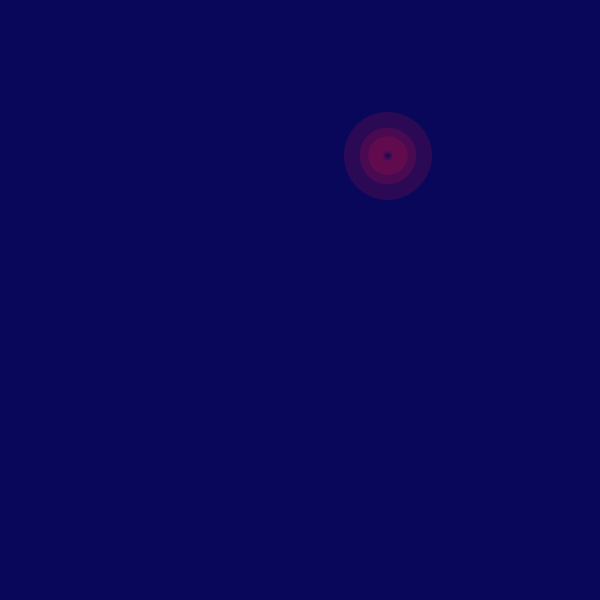
Frame 1 (no input)
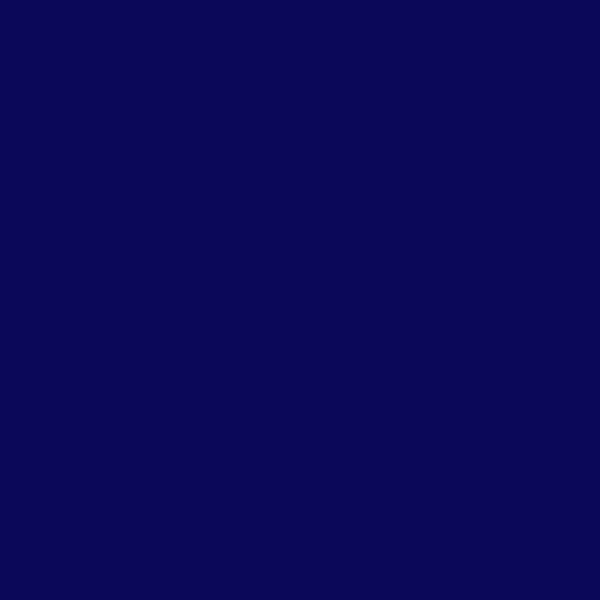
Frame 60 (the mouse pressed at the canvas centre just before this capture)
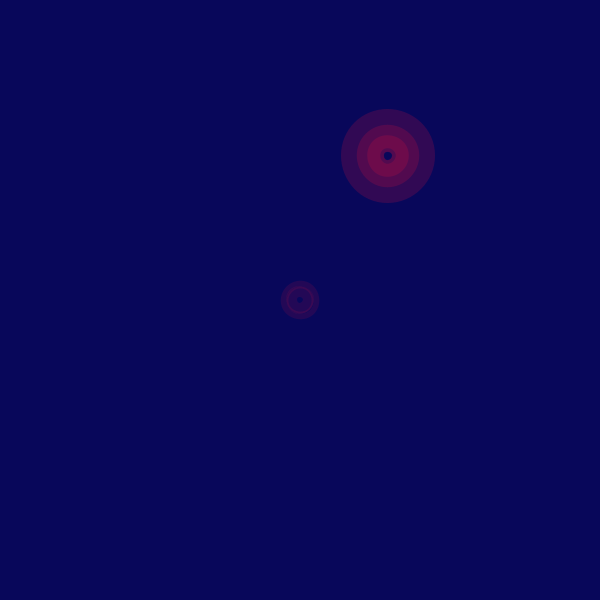
Frame 120 (the mouse held since frame 60 and released just before this capture)

The Processing sketch that drew these frames (run headless with seeded random() and noise(); from frame 60 on, the mouse is pressed at the canvas centre):

// Processing sketch: processing_158170
// ── processing_158170.pde

//exercise 13.7 revisitado
//com arrays e classes

Circulo [] circulos = new Circulo[1];

void setup() {
  size(600,600);
  smooth();
  circulos[0] = new Circulo(random(width), random(height));
}

void draw() {
  background(8,7,90);
  
  for(int i = 0; i < circulos.length; i++) {
    circulos[i].respirar();
    circulos[i].mostrar();
  }
}

void mousePressed() {
  //novo circulo
  Circulo b = new Circulo(mouseX, mouseY);
  circulos = (Circulo[]) append(circulos, b);
}
class Circulo {
  
  float theta;
  //float dtheta;
  
  float raio;
  
  float x;
  float y;
  
  float espessura1;
  float espessura2;
  float espessura3;
  
  Circulo(float tempX, float tempY) {
    //theta = 0;
    theta = random(PI);
    //dtheta = random(-0.03,0.03);    
    raio = random(5,150);
    x = tempX;
    y = tempY;
    espessura1 = random(1,50);
    espessura2 = random(1,50);
    espessura3 = random(1,50);
  }
  
  void respirar() {
    //theta += dtheta;
    theta += 0.03;
  }
  
  void mostrar() {
    //raio+raio impede limita o descrescimento do tamanho da forma
    //se colocar só raio, o d vai quase ao zero
    float d = (sin(theta) + 1) * raio;
    //float d = (sin(theta) + 1) * raio+raio;
    stroke(216,15,62,d);
    noFill();
    //fill(150, 150);
    strokeWeight(espessura1);
    ellipse(x,y,d,d);
    strokeWeight(espessura2);
    ellipse(x,y,d-d/2,d-d/2);
    strokeWeight(espessura3);
    ellipse(x,y,d-d/4,d-d/4);
  }
}
